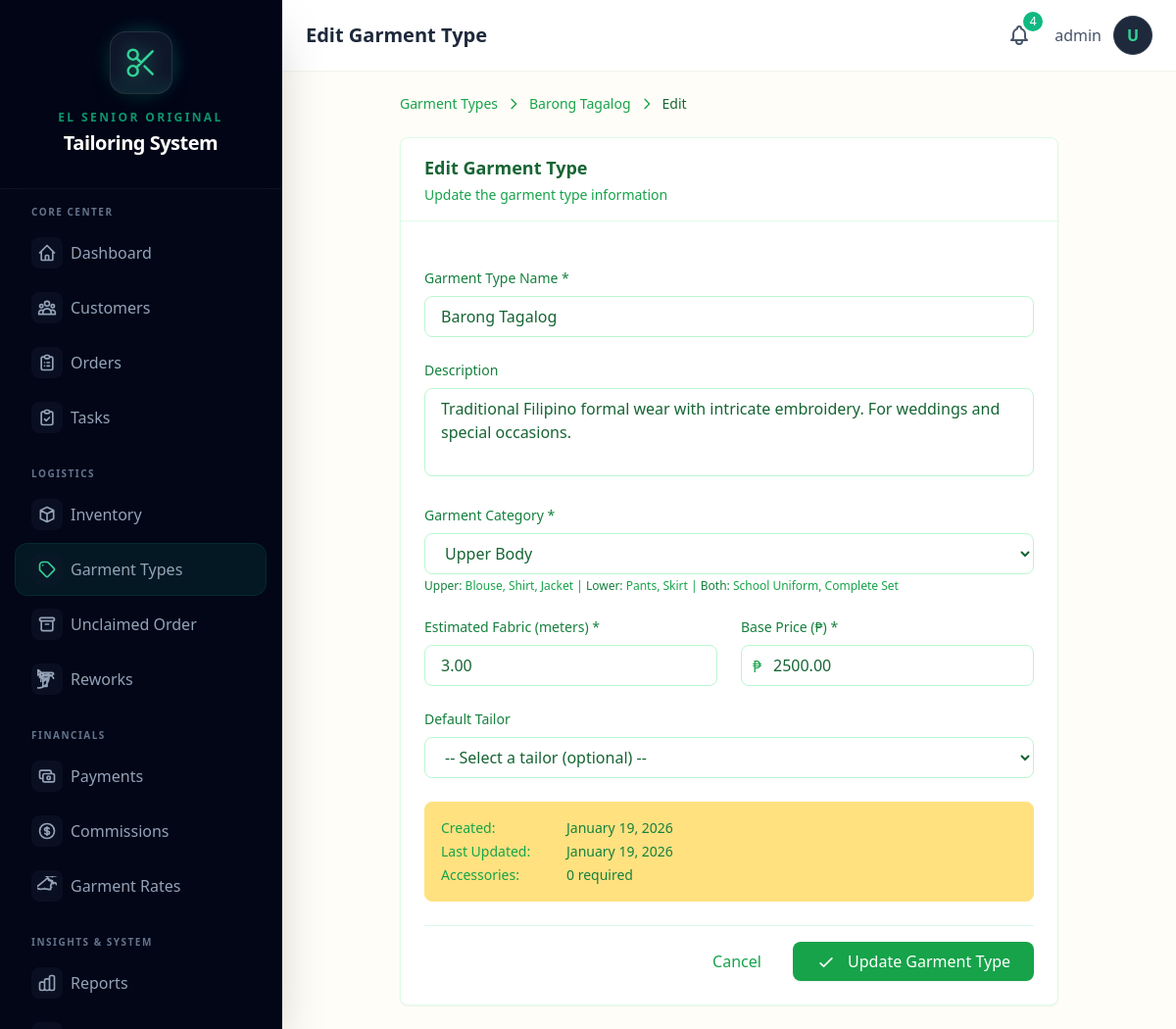
The app's page /garments/53/edit/ (signed in), older data.
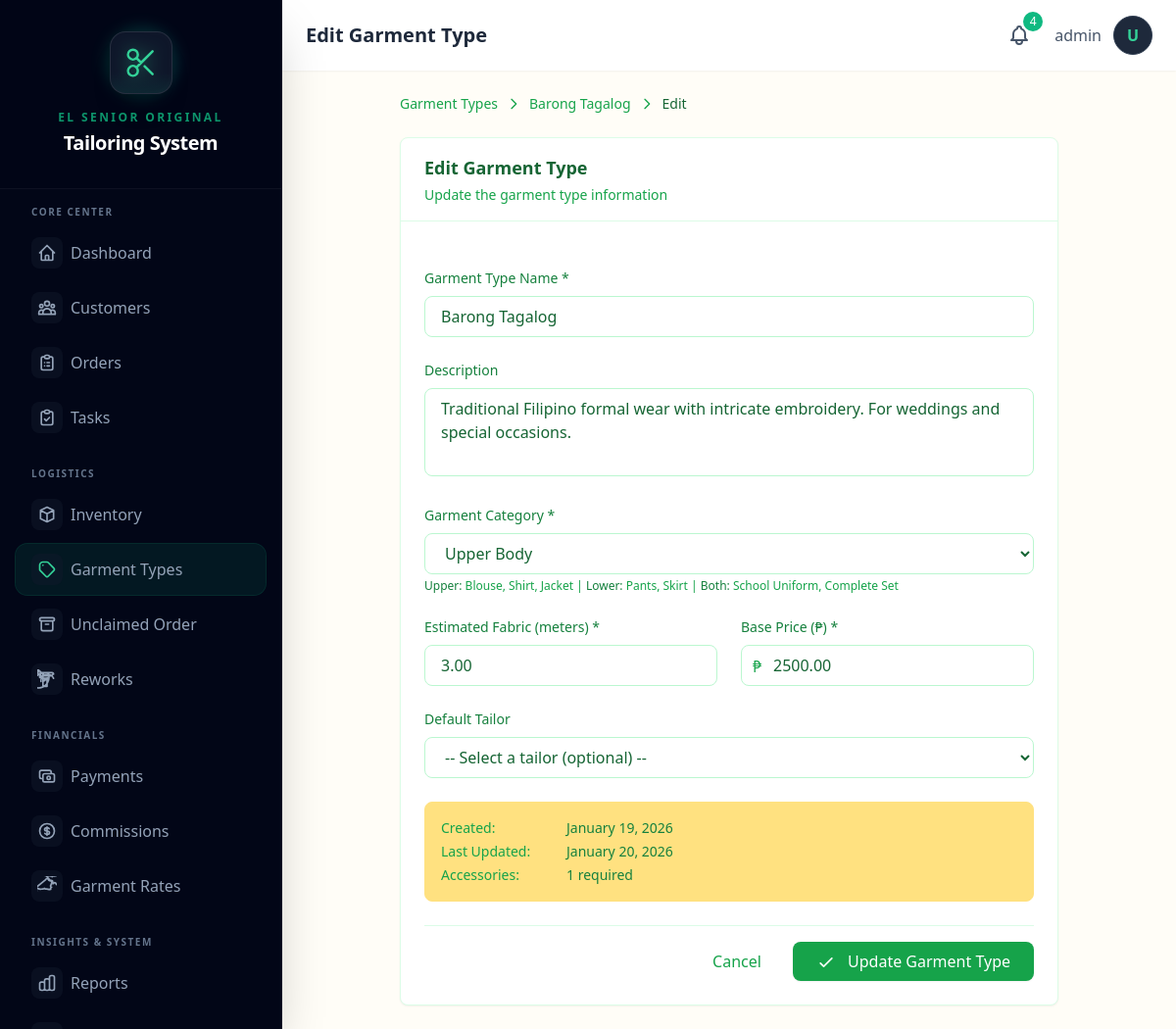
The same page, newer data.
### core/models.py (models this page shows, shortened)
class GarmentType(models.Model):
    name = models.CharField(max_length=200)
    description = models.TextField(blank=True)
    garment_category = models.CharField(
        max_length=20,
        choices=[
            ('upper', 'Upper Body'),
            ('lower', 'Lower Body'),
            ('both', 'Upper & Lower (Both)'),
        ],
        default='upper',
        help_text="Category of garment for measurement purposes"
    )
    estimated_fabric_meters = models.DecimalField(
        max_digits=5,
        decimal_places=2,
        help_text="Estimated fabric meters required per garment"
    )
    base_price = models.DecimalField(
        max_digits=10,
        decimal_places=2,
        default=0,
        help_text="Base tailoring price"
    )
    default_tailor = models.ForeignKey(
        User,
        on_delete=models.SET_NULL,
        null=True,
        blank=True,
        related_name='specialized_garments',
        help_text="Default tailor for this garment type"
    )
    created_at = models.DateTimeField(auto_now_add=True)
    updated_at = models.DateTimeField(auto_now=True)
    class Meta:
        ordering = ['name']

### core/views.py (the view)
    def wrapper(request, *args, **kwargs):
        if not request.user.is_authenticated:
            return redirect("login")
        if not hasattr(request.user, "profile") or not request.user.profile.is_admin:
            messages.error(request, "Admin access required.")
            return redirect("dashboard")
        return view_func(request, *args, **kwargs)

### core/context_processors.py (called while the page is built)
def shop_info(request):
    return {
        'SHOP_NAME': getattr(settings, 'SHOP_NAME', 'El Senior Original Tailoring'),
        'SHOP_ADDRESS': getattr(settings, 'SHOP_ADDRESS', ''),
        'SHOP_PHONE': getattr(settings, 'SHOP_PHONE', ''),
    }

def notifications(request):
    if not request.user.is_authenticated:
        return {
            'unread_notification_count': 0,
            'recent_notifications': [],
            'has_unread_notifications': False,
        }
    from .models import Notification
    unread_count = Notification.get_unread_count(request.user)
    recent_notifications = Notification.get_recent_notifications(request.user, limit=10)
    urgent_count = Notification.objects.filter(
        recipient=request.user,
        is_read=False,
        priority__in=['urgent', 'high']
    ).count()
    return {
        'unread_notification_count': unread_count,
        'recent_notifications': recent_notifications,
        'has_unread_notifications': unread_count > 0,
        'urgent_notification_count': urgent_count,
        'has_urgent_notifications': urgent_count > 0,
    }

### core/models.py (called while the page is built)
    @property
    def is_admin(self):
        return self.role == 'admin'

### templates/garments/edit.html (shortened to what the changed rows need)
{% extends 'base.html' %}
{% block page_title %}Edit Garment Type{% endblock %}
{% block content %}
<div class="max-w-2xl mx-auto">
    <nav class="mb-6">
        <ol class="flex items-center space-x-2 text-sm text-green-600">
            <li>
                <a href="{% url 'garment_type_detail' garment_type.pk %}" class="hover:text-green-700 transition-colors">{{ garment_type.name }}</a>
            </li>
        </ol>
    </nav>
    <div class="bg-white rounded-lg shadow-sm border border-green-100 overflow-hidden">
        <div class="px-6 py-4 border-b border-green-100 bg-cream-5000">
            <h2 class="text-lg font-semibold text-green-800">Edit Garment Type</h2>
        </div>
        <form method="post" action="{% url 'garment_type_edit' garment_type.pk %}" up-submit up-target="#main-content" up-layer="parent" class="p-6 space-y-6">
            <div>
                <label for="id_name" class="block text-sm font-medium text-green-700 mb-2">
                    Garment Type Name <span class="text-salmon-500">*</span>
                </label>
                <input type="text"
                       name="name"
                       id="id_name"
                       required
                       maxlength="200"
                       value="{{ form.name.value|default:garment_type.name }}"
                       class="w-full px-4 py-2 border border-green-200 rounded-lg focus:ring-2 focus:ring-green-400 focus:border-transparent bg-white text-green-800 placeholder-brown-400"
                       placeholder="e.g., Men's Suit, Wedding Dress, Shirt">
            </div>
             <div>
                 <label for="id_description" class="block text-sm font-medium text-green-700 mb-2">
                     Description
                 </label>
                 <textarea name="description"
                           id="id_description"
                           rows="3"
                           class="w-full px-4 py-2 border border-green-200 rounded-lg focus:ring-2 focus:ring-green-400 focus:border-transparent bg-white text-green-800 placeholder-brown-400 resize-none"
                           placeholder="Brief description of this garment type">{{ form.description.value|default:garment_type.description }}</textarea>
             </div>
             <div>
                 <label for="id_garment_category" class="block text-sm font-medium text-green-700 mb-2">
                     Garment Category <span class="text-salmon-500">*</span>
                 </label>
                 <select name="garment_category"
                         id="id_garment_category"
                         required
                         class="w-full px-4 py-2 border border-green-200 rounded-lg focus:ring-2 focus:ring-green-400 focus:border-transparent bg-white text-green-800">
                      <option value="upper" {% if garment_type.garment_category == 'upper' %}selected{% endif %}>Upper Body</option>
                 </select>
                 <p class="mt-1 text-xs text-green-600">
                     <span class="text-green-700">Upper:</span> Blouse, Shirt, Jacket |
                     <span class="text-green-700">Lower:</span> Pants, Skirt |
                     <span class="text-green-700">Both:</span> School Uniform, Complete Set
                 </p>
             </div>
             <div class="grid grid-cols-1 md:grid-cols-2 gap-6">
                <div>
                    <label for="id_estimated_fabric_meters" class="block text-sm font-medium text-green-700 mb-2">
                        Estimated Fabric (meters) <span class="text-salmon-500">*</span>
                    </label>
                    <input type="number"
                           name="estimated_fabric_meters"
                           id="id_estimated_fabric_meters"
                           required
                           step="0.01"
                           min="0"
                           value="{{ form.estimated_fabric_meters.value|default:garment_type.estimated_fabric_meters }}"
                           class="w-full px-4 py-2 border border-green-200 rounded-lg focus:ring-2 focus:ring-green-400 focus:border-transparent bg-white text-green-800 placeholder-brown-400"
                           placeholder="e.g., 2.5">
                </div>
                <div>
                     <div class="relative">
                         <span class="absolute left-3 top-2.5 text-green-600">₱</span>
                        <input type="number"
                               name="base_price"
                               id="id_base_price"
                               required
                               step="0.01"
                               min="0"
                               value="{{ form.base_price.value|default:garment_type.base_price }}"
                               class="w-full pl-8 pr-4 py-2 border border-green-200 rounded-lg focus:ring-2 focus:ring-green-400 focus:border-transparent bg-white text-green-800 placeholder-brown-400"
                               placeholder="0.00">
                    </div>
                </div>
            </div>
            <div class="bg-cream-500 border border-cream-500 rounded-lg p-4">
                <dl class="text-sm space-y-1">
                    <div class="flex">
                        <dt class="text-green-600 w-32">Created:</dt>
                        <dd class="text-green-700">{{ garment_type.created_at|date:"F j, Y" }}</dd>
                    </div>
                    <div class="flex">
                        <dt class="text-green-600 w-32">Last Updated:</dt>
                        <dd class="text-green-700">{{ garment_type.updated_at|date:"F j, Y" }}</dd>
                    </div>
                    <div class="flex">
                        <dt class="text-green-600 w-32">Accessories:</dt>
                        <dd class="text-green-700">{{ garment_type.required_accessories.count }} required</dd>
                    </div>
                </dl>
            </div>
        </form>
    </div>
</div>
{% endblock %}

Row changes from the older to the newer data that the page shows:
changed GarmentType "Barong Tagalog": updated_at "January 19, 2026" → "January 20, 2026"; required_accessories.count "0" → "1"
